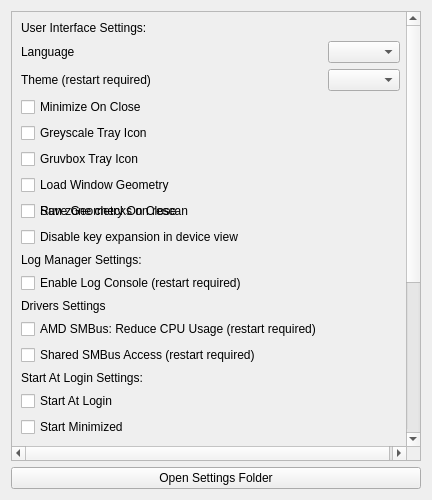
<?xml version="1.0" encoding="UTF-8"?>
<ui version="4.0">
 <class>OpenRGBSettingsPageUi</class>
 <widget class="QWidget" name="OpenRGBSettingsPageUi">
  <property name="geometry">
   <rect>
    <x>0</x>
    <y>0</y>
    <width>432</width>
    <height>500</height>
   </rect>
  </property>
  <property name="windowTitle">
   <string>Settings page</string>
  </property>
  <layout class="QGridLayout" name="gridLayout">
   <item row="1" column="1" colspan="6">
    <widget class="QPushButton" name="OpenSettingsFolderButton">
     <property name="text">
      <string>Open Settings Folder</string>
     </property>
    </widget>
   </item>
   <item row="0" column="1" colspan="6">
    <widget class="QScrollArea" name="scrollArea">
     <property name="widgetResizable">
      <bool>true</bool>
     </property>
     <widget class="QWidget" name="scrollAreaWidgetContents_2">
      <property name="geometry">
       <rect>
        <x>0</x>
        <y>0</y>
        <width>395</width>
        <height>654</height>
       </rect>
      </property>
      <layout class="QGridLayout" name="gridLayout_3">
       <item row="13" column="0">
        <widget class="QLabel" name="DriversSettingsLabel">
         <property name="text">
          <string>Drivers Settings</string>
         </property>
        </widget>
       </item>
       <item row="23" column="1">
        <widget class="QLineEdit" name="TextServerHost"/>
       </item>
       <item row="27" column="1">
        <widget class="QComboBox" name="ComboBoxAutoStartProfile"/>
       </item>
       <item row="24" column="0">
        <widget class="QCheckBox" name="CheckboxAutoStartSetServerPort">
         <property name="text">
          <string>Set Server Port</string>
         </property>
        </widget>
       </item>
       <item row="26" column="1">
        <widget class="QLineEdit" name="TextCustomArgs"/>
       </item>
       <item row="9" column="0">
        <widget class="QCheckBox" name="CheckboxRunZoneChecks">
         <property name="text">
          <string>Run zone checks on rescan</string>
         </property>
        </widget>
       </item>
       <item row="11" column="0">
        <widget class="QLabel" name="LogManagerSettingsLabel">
         <property name="text">
          <string>Log Manager Settings:</string>
         </property>
        </widget>
       </item>
       <item row="3" column="0">
        <widget class="QLabel" name="LabelLanguage">
         <property name="text">
          <string>Language</string>
         </property>
        </widget>
       </item>
       <item row="29" column="0">
        <widget class="QLabel" name="AutoStartStatusLabel">
         <property name="text">
          <string>Start at Login Status</string>
         </property>
        </widget>
       </item>
       <item row="4" column="0">
        <widget class="QLabel" name="ThemeLabel">
         <property name="text">
          <string>Theme (restart required)</string>
         </property>
        </widget>
       </item>
       <item row="25" column="1">
        <widget class="QLineEdit" name="TextClientHost"/>
       </item>
       <item row="28" column="0">
        <widget class="QCheckBox" name="CheckboxSetOnExit">
         <property name="text">
          <string>Set Profile on Exit</string>
         </property>
        </widget>
       </item>
       <item row="22" column="0">
        <widget class="QCheckBox" name="CheckboxAutoStartServer">
         <property name="text">
          <string>Start Server</string>
         </property>
        </widget>
       </item>
       <item row="24" column="1">
        <widget class="QLineEdit" name="TextServerPort">
         <property name="inputMask">
          <string>90000</string>
         </property>
         <property name="text">
          <string/>
         </property>
         <property name="placeholderText">
          <string/>
         </property>
        </widget>
       </item>
       <item row="25" column="0">
        <widget class="QCheckBox" name="CheckboxAutoStartClient">
         <property name="text">
          <string>Start Client</string>
         </property>
        </widget>
       </item>
       <item row="23" column="0">
        <widget class="QCheckBox" name="CheckboxAutoStartSetServerHost">
         <property name="text">
          <string>Set Server Host</string>
         </property>
        </widget>
       </item>
       <item row="30" column="0">
        <spacer name="verticalSpacer">
         <property name="orientation">
          <enum>Qt::Vertical</enum>
         </property>
         <property name="sizeType">
          <enum>QSizePolicy::MinimumExpanding</enum>
         </property>
         <property name="sizeHint" stdset="0">
          <size>
           <width>20</width>
           <height>40</height>
          </size>
         </property>
        </spacer>
       </item>
       <item row="17" column="0">
        <widget class="QCheckBox" name="CheckboxAutoStart">
         <property name="text">
          <string>Start At Login</string>
         </property>
        </widget>
       </item>
       <item row="15" column="0">
        <widget class="QCheckBox" name="CheckboxSharedSMBusAccess">
         <property name="text">
          <string>Shared SMBus Access (restart required)</string>
         </property>
        </widget>
       </item>
       <item row="28" column="1">
        <widget class="QComboBox" name="ComboBoxExitProfile"/>
       </item>
       <item row="3" column="1">
        <widget class="QComboBox" name="ComboBoxLanguage"/>
       </item>
       <item row="2" column="0">
        <widget class="QLabel" name="UserInterfaceSettingsLabel">
         <property name="text">
          <string>User Interface Settings:</string>
         </property>
        </widget>
       </item>
       <item row="9" column="0">
        <widget class="QCheckBox" name="CheckboxSaveGeometry">
         <property name="text">
          <string>Save Geometry On Close</string>
         </property>
        </widget>
       </item>
       <item row="26" column="0">
        <widget class="QCheckBox" name="CheckboxAutoStartCustom">
         <property name="text">
          <string>Custom Arguments</string>
         </property>
        </widget>
       </item>
       <item row="8" column="0">
        <widget class="QCheckBox" name="CheckboxLoadGeometry">
         <property name="text">
          <string>Load Window Geometry</string>
         </property>
        </widget>
       </item>
       <item row="12" column="0">
        <widget class="QCheckBox" name="CheckboxLogConsole">
         <property name="text">
          <string>Enable Log Console (restart required)</string>
         </property>
        </widget>
       </item>
       <item row="21" column="0">
        <widget class="QCheckBox" name="CheckboxAutoStartMinimized">
         <property name="text">
          <string>Start Minimized</string>
         </property>
        </widget>
       </item>
       <item row="16" column="0">
        <widget class="QLabel" name="AutoStartLabel">
         <property name="text">
          <string>Start At Login Settings:</string>
         </property>
        </widget>
       </item>
       <item row="5" column="0">
        <widget class="QCheckBox" name="CheckboxMinimizeOnClose">
         <property name="text">
          <string>Minimize On Close</string>
         </property>
        </widget>
       </item>
       <item row="4" column="1">
        <widget class="QComboBox" name="ComboBoxTheme"/>
       </item>
       <item row="6" column="0">
        <widget class="QCheckBox" name="CheckboxTrayIconGreyscale">
         <property name="text">
          <string>Greyscale Tray Icon</string>
         </property>
        </widget>
       </item>
       <item row="7" column="0">
        <widget class="QCheckBox" name="CheckboxTrayIconGruv">
         <property name="text">
          <string>Gruvbox Tray Icon</string>
         </property>
        </widget>
       </item>
       <item row="14" column="0">
        <widget class="QCheckBox" name="CheckboxAMDSMBusReduceCPU">
         <property name="text">
          <string>AMD SMBus: Reduce CPU Usage (restart required)</string>
         </property>
        </widget>
       </item>
       <item row="27" column="0">
        <widget class="QCheckBox" name="CheckboxAutoStartProfile">
         <property name="text">
          <string>Load Profile</string>
         </property>
        </widget>
       </item>
       <item row="10" column="0">
        <widget class="QCheckBox" name="CheckboxDisableKeyExpansion">
         <property name="text">
          <string>Disable key expansion in device view</string>
         </property>
        </widget>
       </item>
      </layout>
     </widget>
    </widget>
   </item>
  </layout>
 </widget>
 <resources/>
 <connections/>
</ui>
